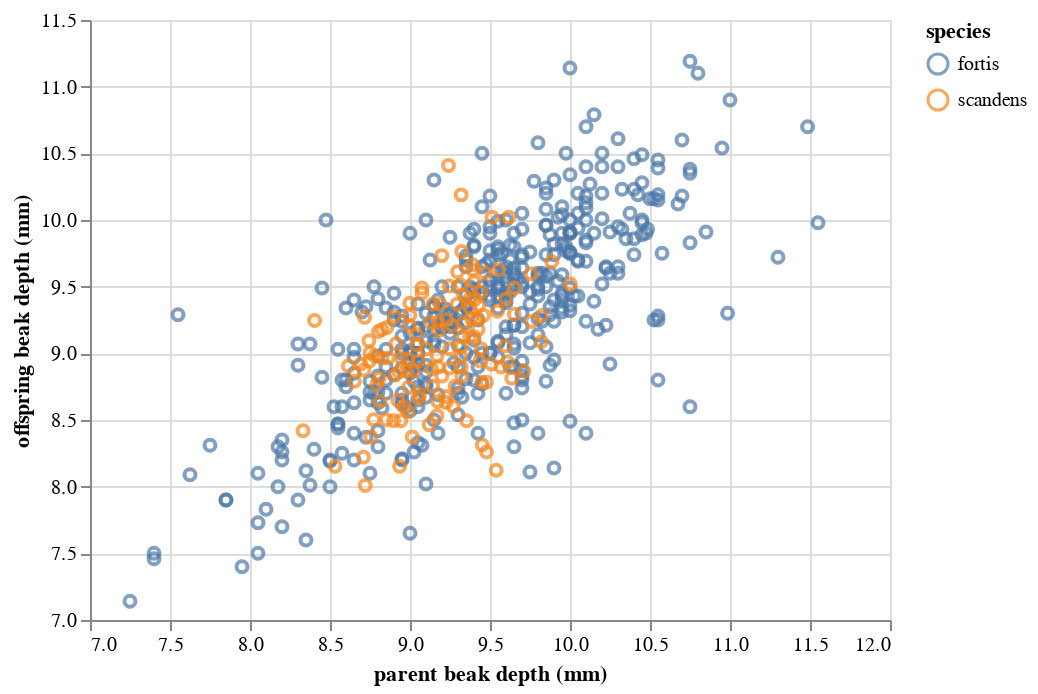

Notebook source saved alongside this figure:
### Markdown cell above
First, let's load and take a quick look at the data.

### Code cell
df = pd.read_csv('data/grant_heredity.csv')

alt.Chart(df
    ).mark_point(
    ).encode(
        x=alt.X('parent beak depth (mm):Q', scale=alt.Scale(zero=False)),
        y=alt.Y('offspring beak depth (mm):Q', scale=alt.Scale(zero=False)),
        color='species'
    )

### Figure 1 — Vega-Lite specification as saved in the notebook (floating-point values rounded to 4 significant figures; data arrays with more than 128 entries replaced by an {"elided": "..."} marker saying what was removed)
{"$schema": "https://vega.github.io/schema/vega-lite/v2.4.3.json", "config": {"view": {"height": 300, "width": 400}}, "data": {"values": {"elided": "543 records"}}, "encoding": {"color": {"field": "species", "type": "nominal"}, "x": {"field": "parent beak depth (mm)", "scale": {"zero": false}, "type": "quantitative"}, "y": {"field": "offspring beak depth (mm)", "scale": {"zero": false}, "type": "quantitative"}}, "mark": "point"}
